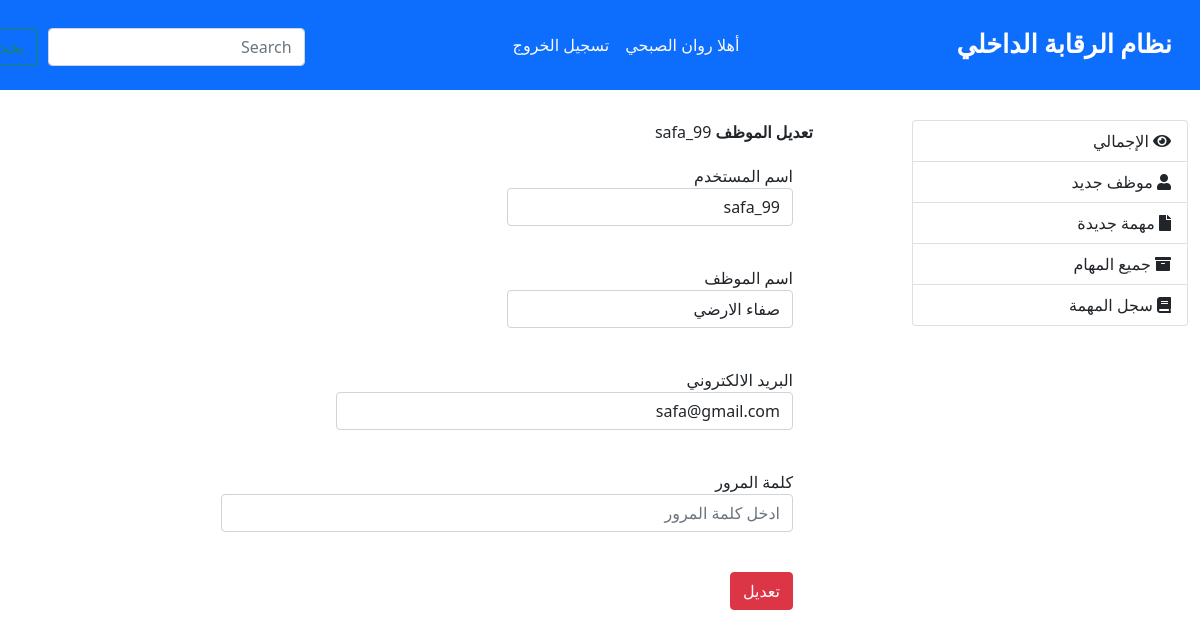
Page /editEmp.php?user=5 (signed in) on the committed database.
### tables this page shows
CREATE TABLE `users` (
  `user_id` int(11) NOT NULL,
  `username` text NOT NULL,
  `email` text NOT NULL,
  `password` text NOT NULL,
  `role` text NOT NULL,
  `organ_id` int(11) NOT NULL,
  `manager` text NOT NULL,
  `empName` text NOT NULL,
  `reg_date` text NOT NULL
);

### editEmp.php (the view, shortened to what this page needs)
<?php include_once("include/confg.php");
    session_start(); ?>
<!DOCTYPE html>
<html lang="en">
<head>
    <link rel="stylesheet" href="css/main.css">
    <link rel="stylesheet" href="https://use.fontawesome.com/releases/v5.0.8/css/all.css">
    <link href="https://cdn.jsdelivr.net/npm/bootstrap@5.1.3/dist/css/bootstrap.min.css" rel="stylesheet">
</head>
<body>
<nav class="navbar navbar-expand-lg navbar-light ">
    <div class="container-fluid" dir= "rtl">
        <a class="navbar-brand" href="#">نظام الرقابة الداخلي</a>
        <div class="collapse navbar-collapse" id="navbarSupportedContent">
        <ul class="navbar-nav mb-2 mb-lg-0">
            <li class="nav-item">
                <?php
                $sql = mysqli_query($conn , "SELECT * FROM `users` u WHERE '$_SESSION[id]' = u.user_id ");
                $user = mysqli_fetch_assoc($sql);
                echo '
                <a class="nav-link active" aria-current="page" href="#"> أهلا  '.$user['empName'].'</a>';?>
            </li>
            <li class="nav-item">
            <?php
            echo '
            <a class="nav-link" href="signout.php?id" '.$_SESSION['id'].' ">تسجيل الخروج</a>
            ';
            ?>
            </li>
        </ul>
        <form class="d-flex" style= "   display: flex!important;
                                        gap: 10px;
                                        margin-right: 200px;
                                        margin-top: 20px;
                                        margin-left:-200px;
                                        justify-content: flex-end;">
            <input class="form-control" type="search" placeholder="Search" aria-label="Search">
            <button class="btn btn-outline-success" type="submit">بحث</button>
        </form>
        </div>
    </div>
</nav>
<section class="container-fluid" dir="rtl" style="margin-top:30px;">
    <div class="row">
    <aside class="col-lg-3" >
		<div class="list-group">
        <a href="homeControlPage.php" class="list-group-item"> <i class="fas fa-eye"></i> الإجمالي</a>
        <a href="employees.php" class="list-group-item"><i class="fa fa-user "></i> موظف جديد </a>
        <a href="addTask.php" class="list-group-item"><i class="fa fa-file "></i> مهمة جديدة</a>
        <a href="tasks.php" class="list-group-item"><i class="fas fa-archive"></i> جميع المهام</a>
        <a href="taskRecord.php" class="list-group-item"><i class="fa fa-book	"></i> سجل المهمة</a>
		</div>
	</aside>
    <article class="col-lg-9" >
        <div class="row">
            <div class="col-md-1"></div>
                <div class="col-md-10">
                <?php
                    $get_users = mysqli_query($conn ,"SELECT * FROM `users` WHERE `user_id` ='$_GET[user]'");
                    $user = mysqli_fetch_assoc($get_users);
                ?>
                <div class="panel panel-info" >
                <div class="panel-heading"><b>  تعديل الموظف  </b><?php echo $user['username']; ?></div>
                    <div class="panel-body">
                            <form action="" method="post" class="form-horizontal" >
                            <div class="form-group">
                            <label for="username" class="col-sm-2 control-label" >اسم المستخدم</label></br>
                            <div class="col-sm-5">
                                <input type="text" class="form-control" name="username" id="username" value="<?php echo $user['username'] ;?>" placeholder="ادخل اسم المستخدم">
                            </div>
                            </div>
                            <div class="form-group">
                            <label for="empName" class="col-sm-2 control-label" >اسم الموظف</label></br>
                            <div class="col-sm-5">
                                <input type="text" class="form-control" name="empName" id="username" value="<?php echo $user['empName'] ;?>" placeholder="ادخل اسم الموظف">
                            </div>
                            </div>
                            <div class="form-group">
                            <label for="password" class="col-sm-6 control-label">البريد الالكتروني </label></br>
                                    <div class="col-sm-8">
                                        <input type="email" name="email" class="form-control" value="<?php echo $user['email']; ?>" placeholder="أدخل البريد الالكتروني  "/>
                                    </div>
                            </div>
                            <div class="form-group">
                            <label for="password" class="col-sm-6 control-label">كلمة المرور</label></br>
                            <div class="col-sm-10">
                                <input type="password" class="form-control" name="password" id="password"  placeholder="ادخل كلمة المرور">
                            </div>
                            </div>
                            <div class="form-group">
                            <div class="col-sm-offset-2 col-sm-10">
                                <button type="submit" name="edit_user" class="btn btn-danger">تعديل</button>
                            </div>
                            </div>
                        </form>
                    </div>
                </div>
            </div>
        </div>
	</article>
</section>
</body>
</html>

### css/main.css (style rules this page uses)
.navbar { background-color: #0d6efd !important; }
.navbar-brand { color: rgb(254 254 254 ) !important; font-weight: bold !important; font-family: ui-rounded !important; font-size: 1.6rem !important; margin-right: 20px; }
.navbar-collapse { justify-content: center !important; }
.navbar-light .navbar-nav .nav-link.active, .navbar-light .navbar-nav .show>.nav-link { color: rgb(249 249 249) !important; }
.navbar-light .navbar-nav .nav-link { color: rgb(250 250 250 ) !important; }
.form-group { padding: 20px !important; }

### rows in the picture
users: empName "روان الصبحي"
users: username "safa_99", empName "صفاء الارضي", email "safa@gmail.com"
